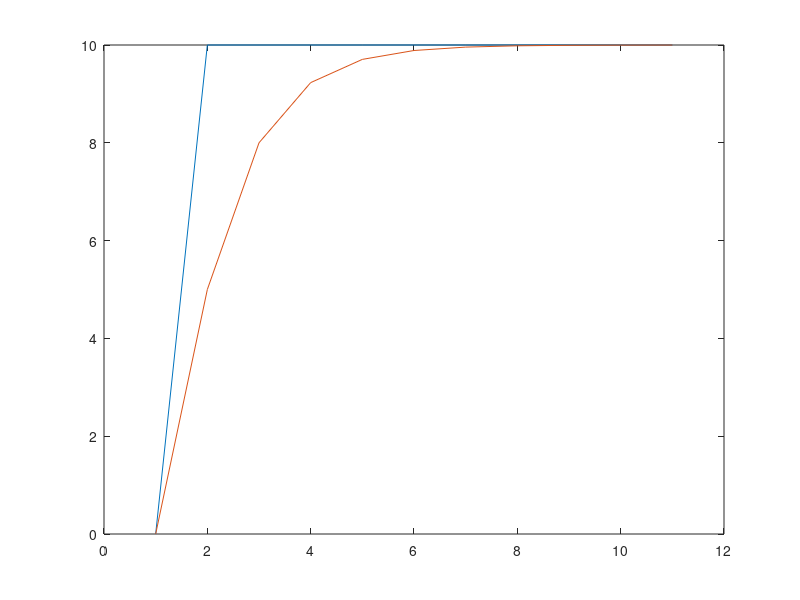

Reproduce this figure in MATLAB.
A=[1 0 0; 0 1 0; 0 0 1];
Xk=[0 0 0]';
Pk=[0 0 0;0 0 0;0 0 0];
H=[1 0 0; 0 1 0;0 0 1];
Q=[0.1 0 0;0 0.1 0;0 0 0.1];
R=[1 0 0; 0 0 1; 0 0 1];
zk=[10 10 10]';
v=zeros(10,1);
for i=1:10
    Pkm=Pk;
    Xkm=Xk;
    Xkhat=A*Xkm;
    Pk=A*Pkm*A'+Q;
    Kk=Pk*H'*inv(H*Pk*H'+Q);
    Xk=Xkhat+Kk*(zk-H*Xkhat)
    Pk=(eye(3)-Kk*H)*Pk;
    v(i)=Xk(1);
end
figure()
plot(1:11,[0 ;repmat([10],10,1)])
hold on
plot(1:11,[0 ;v])